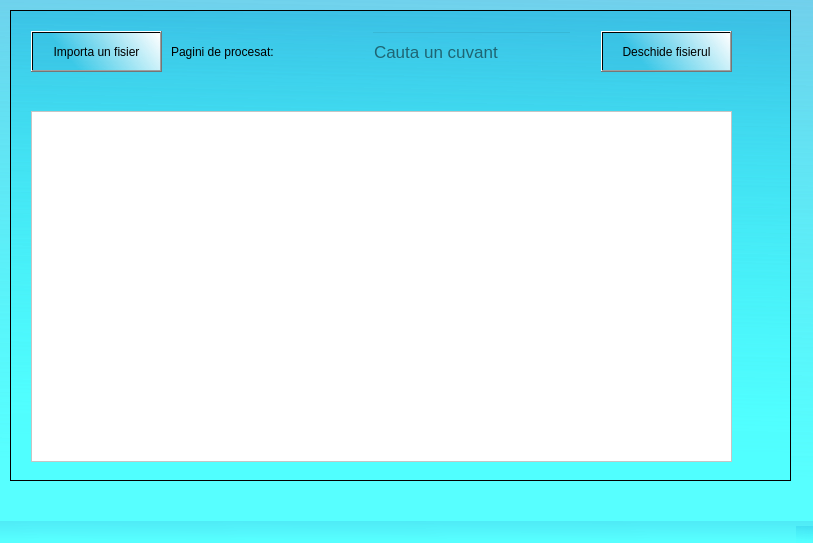
<?xml version="1.0" encoding="UTF-8"?>
<ui version="4.0">
 <class>MainWindow</class>
 <widget class="QMainWindow" name="MainWindow">
  <property name="geometry">
   <rect>
    <x>0</x>
    <y>0</y>
    <width>813</width>
    <height>543</height>
   </rect>
  </property>
  <property name="font">
   <font>
    <pointsize>10</pointsize>
    <weight>75</weight>
    <bold>true</bold>
   </font>
  </property>
  <property name="windowTitle">
   <string>Image To Text Converter Tool</string>
  </property>
  <property name="styleSheet">
   <string notr="true">background-color: qlineargradient(spread:pad, x1:0.96661, y1:0.898, x2:1, y2:0, stop:0 rgba(80, 255, 255, 169), stop:1 rgba(26, 178, 223, 70));</string>
  </property>
  <widget class="QWidget" name="centralwidget">
   <widget class="QWidget" name="gridLayoutWidget">
    <property name="geometry">
     <rect>
      <x>10</x>
      <y>10</y>
      <width>781</width>
      <height>471</height>
     </rect>
    </property>
    <layout class="QGridLayout" name="gridLayout">
     <item row="0" column="0">
      <widget class="QScrollArea" name="scrollArea">
       <property name="widgetResizable">
        <bool>true</bool>
       </property>
       <widget class="QWidget" name="scrollAreaWidgetContents">
        <property name="geometry">
         <rect>
          <x>0</x>
          <y>0</y>
          <width>777</width>
          <height>467</height>
         </rect>
        </property>
        <widget class="QPushButton" name="pushButton_import">
         <property name="geometry">
          <rect>
           <x>20</x>
           <y>20</y>
           <width>131</width>
           <height>41</height>
          </rect>
         </property>
         <property name="styleSheet">
          <string notr="true">background-color: qlineargradient(spread:pad, x1:0.17, y1:0.193182, x2:1, y2:0, stop:0 rgba(56, 185, 223, 70), stop:1 rgba(255, 255, 255, 255));</string>
         </property>
         <property name="text">
          <string>Importa un fisier</string>
         </property>
        </widget>
        <widget class="QListWidget" name="QListWidget_text_lines">
         <property name="geometry">
          <rect>
           <x>20</x>
           <y>100</y>
           <width>701</width>
           <height>351</height>
          </rect>
         </property>
         <property name="font">
          <font>
           <weight>75</weight>
           <bold>true</bold>
          </font>
         </property>
         <property name="styleSheet">
          <string notr="true">background-color: rgb(255, 255, 255);</string>
         </property>
        </widget>
        <widget class="QLineEdit" name="textEdit_search">
         <property name="geometry">
          <rect>
           <x>360</x>
           <y>20</y>
           <width>201</width>
           <height>41</height>
          </rect>
         </property>
         <property name="font">
          <font>
           <pointsize>13</pointsize>
           <weight>50</weight>
           <bold>false</bold>
          </font>
         </property>
         <property name="focusPolicy">
          <enum>Qt::StrongFocus</enum>
         </property>
         <property name="styleSheet">
          <string notr="true">background: transparent;</string>
         </property>
         <property name="placeholderText">
          <string>Cauta un cuvant</string>
         </property>
        </widget>
        <widget class="QPushButton" name="pushButton_open_txt_file">
         <property name="geometry">
          <rect>
           <x>590</x>
           <y>20</y>
           <width>131</width>
           <height>41</height>
          </rect>
         </property>
         <property name="styleSheet">
          <string notr="true">background-color: qlineargradient(spread:pad, x1:0.17, y1:0.193182, x2:1, y2:0, stop:0 rgba(56, 185, 223, 70), stop:1 rgba(255, 255, 255, 255));</string>
         </property>
         <property name="text">
          <string>Deschide fisierul</string>
         </property>
        </widget>
        <widget class="QLabel" name="label_no_page">
         <property name="geometry">
          <rect>
           <x>160</x>
           <y>20</y>
           <width>161</width>
           <height>41</height>
          </rect>
         </property>
         <property name="styleSheet">
          <string notr="true">background: transparent;</string>
         </property>
         <property name="text">
          <string>Pagini de procesat: </string>
         </property>
        </widget>
       </widget>
      </widget>
     </item>
    </layout>
   </widget>
  </widget>
  <widget class="QMenuBar" name="menubar">
   <property name="geometry">
    <rect>
     <x>0</x>
     <y>0</y>
     <width>813</width>
     <height>21</height>
    </rect>
   </property>
  </widget>
  <widget class="QStatusBar" name="statusbar"/>
 </widget>
 <resources/>
 <connections/>
</ui>
